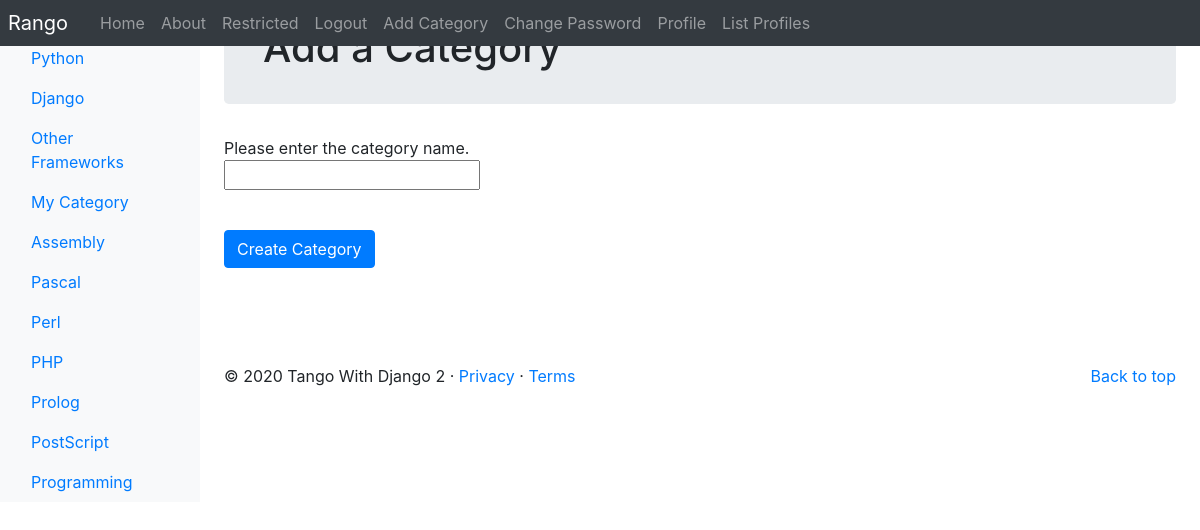
The app's page /rango/add_category/ (signed in) with its own data.
### rango/models.py (models this page shows, shortened)
class Category(models.Model):
    NAME_MAX_LENGTH = 128
    name = models.CharField(max_length=NAME_MAX_LENGTH, unique=True)
    views = models.IntegerField(default=0)
    likes = models.IntegerField(default=0)
    slug = models.SlugField(unique=True)
    class Meta:
        verbose_name_plural = "Categories"

### rango/views.py (the view, shortened to what this page needs)
# urls.py: path('add_category/', views.AddCategoryView.as_view(), name='add_category'),
class AddCategoryView(View):
    @method_decorator(login_required)
    def get(self, request):
        form = CategoryForm()
        return render(request, 'rango/add_category.html', {'form': form})

### rango/forms.py
class CategoryForm(forms.ModelForm):
    name = forms.CharField(max_length=Category.NAME_MAX_LENGTH,
                           help_text="Please enter the category name.")
    views = forms.IntegerField(widget=forms.HiddenInput(), initial=0)
    likes = forms.IntegerField(widget=forms.HiddenInput(), initial=0)
    slug = forms.CharField(widget=forms.HiddenInput(), required=False)
    class Meta:
        model = Category
        fields = ('name', )

### rango/templatetags/rango_template_tags.py (called while the page is built)
@register.inclusion_tag('rango/categories.html')
def get_category_list(current_category=None):
    return {'categories': Category.objects.all(),
            'current_category': current_category}

### templates/rango/add_category.html (shortened to what this page needs)
{% extends 'rango/base.html' %}
{% load staticfiles %}
{% block body_block %}
    <div class="jumbotron p-4">
        <div class="container">
            <h1 class="jumbotron-heading">Add a Category</h1>
        </div>
    </div>
    <div class="container">
        <div class="row">
            <form role="form" id="category_form" method="post"
                  action="{% url 'rango:add_category' %}">
            {% for field in form.visible_fields %}
                {{ field.help_text }}<br />
                {{ field }}<br />
                <div class="p-2"></div>
            {% endfor %}
                <br />
                <button class="btn btn-primary" type="submit" name="submit">
                    Create Category
                </button>
                <div class="p-5"></div>
            </form>
        </div>
    </div>
{% endblock %}

### templates/rango/categories.html (shortened to what this page needs)
<ul class="nav flex-column">
{% if categories %}
    {% for c in categories %}
        {% if c == current_category %}
            <li class="nav-item">
                <a class="nav-link active" href="{% url 'rango:show_category' c.slug %}">
                    {{ c.name }}
                </a>
            </li>
        {% else %}
            <li class="nav-item">
                <a class="nav-link active" href="{% url 'rango:show_category' c.slug %}">
                    {{ c.name }}
                </a>
            </li>
        {% endif %}
    {% endfor %}
{% else %}
    <li class="nav-item">There are no categories present.</li>
{% endif %}
</ul>

### records on screen
Category: name "Python"
Category: name "Django"
Category: name "Other Frameworks"
Category: name "My Category"
Category: name "Assembly"
Category: name "Pascal"
Category: name "Perl"
Category: name "PHP"
Category: name "Prolog"
Category: name "PostScript"
Category: name "Programming"

### other values on screen
{{ field.help_text }} "Please enter the category name."
